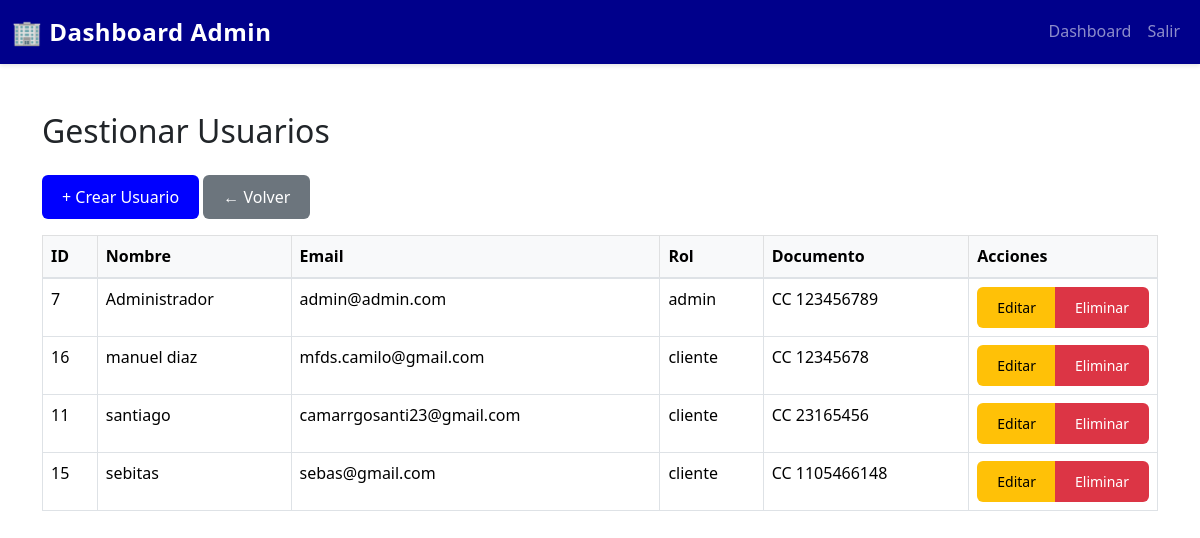
The app's page /FRONTEND/index.php?route=admin/usuario/listar (signed in), older data.
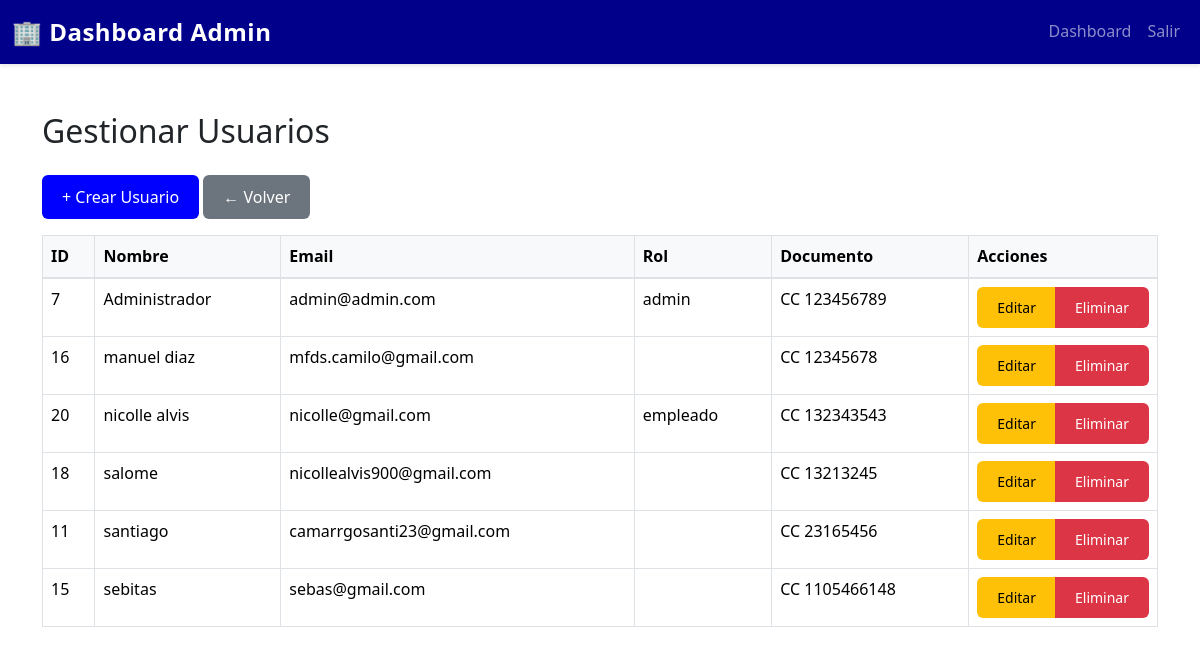
The same page, newer data.
### tables this page shows
CREATE TABLE `usuario` (
  `idUSUARIO` int(11) NOT NULL,
  `numdocUSUARIO` int(11) DEFAULT NULL,
  `tipodocumenUSUARIO` varchar(20) DEFAULT NULL,
  `nomUSUARIO` varchar(30) DEFAULT NULL,
  `direcUSUARIO` varchar(120) DEFAULT NULL,
  `telUSUARIO` int(11) DEFAULT NULL,
  `emailUSUARIO` varchar(40) DEFAULT NULL,
  `pass` varchar(255) DEFAULT NULL,
  `rolUSUARIO` enum('admin','usuario','empleado') DEFAULT 'usuario',
  `cargoUSUARIO` varchar(20) DEFAULT NULL,
  `reset_token` varchar(255) DEFAULT NULL COMMENT 'Token para recuperaci?n de contrase?a',
  `reset_token_expira` datetime DEFAULT NULL COMMENT 'Fecha de expiraci?n del token',
  `fecha_creacion` timestamp NOT NULL DEFAULT current_timestamp() COMMENT 'Fecha de creaci?n del usuario',
  `fecha_actualizacion` timestamp NOT NULL DEFAULT current_timestamp() ON UPDATE current_timestamp() COMMENT 'Fecha ?ltima actualizaci?n'
);

### FRONTEND/models/UsuarioModel.php (called while the page is built, shortened)
<?php
class UsuarioModel {
    private $db;
    public function __construct($database) {
        $this->db = $database;
    }
    public function obtenerTodos() {
        $query = "SELECT idUSUARIO, numdocUSUARIO, tipodocumenUSUARIO, nomUSUARIO,
                         direcUSUARIO, telUSUARIO, emailUSUARIO, rolUSUARIO, cargoUSUARIO
                  FROM usuario ORDER BY nomUSUARIO ASC";
        $stmt = $this->db->prepare($query);
        $stmt->execute();
        return $stmt->fetchAll(PDO::FETCH_ASSOC);
    }
}

### FRONTEND/views/admin/listar_usuarios.php (the view, shortened to what this page needs)
<?php
require_once __DIR__ . '/../../models/UsuarioModel.php';
$db = new Database();
$conn = $db->connect();
$usuarioModel = new UsuarioModel($conn);
$usuarios = $usuarioModel->obtenerTodos();
?>
<!DOCTYPE html>
<html lang="es">
<head>
    <link href="https://cdn.jsdelivr.net/npm/bootstrap@5.3.0/dist/css/bootstrap.min.css" rel="stylesheet">
    <link rel="stylesheet" href="assets/css/styles.css">
</head>
<body>
<nav class="navbar navbar-expand-lg navbar-dark bg-dark-blue">
    <div class="container-fluid">
        <a class="navbar-brand fw-bold" href="index.php?route=admin/dashboard">🏢 Dashboard Admin</a>
        <div class="collapse navbar-collapse" id="navbarNav">
            <ul class="navbar-nav ms-auto">
                <li class="nav-item"><a class="nav-link" href="index.php?route=admin/dashboard">Dashboard</a></li>
                <li class="nav-item"><a class="nav-link" href="index.php?route=logout">Salir</a></li>
            </ul>
        </div>
    </div>
</nav>
<div class="container my-5">
    <h2 class="mb-4">Gestionar Usuarios</h2>
    <a href="index.php?route=admin/usuario/crear" class="btn btn-primary mb-3">+ Crear Usuario</a>
    <a href="index.php?route=admin/dashboard" class="btn btn-secondary mb-3">← Volver</a>
    <table class="table table-bordered table-hover">
        <thead class="table-light">
            <tr>
                <th>ID</th>
                <th>Nombre</th>
                <th>Email</th>
                <th>Rol</th>
                <th>Documento</th>
                <th style="width: 150px;">Acciones</th>
            </tr>
        </thead>
        <tbody>
        <?php foreach ($usuarios as $u): ?>
            <tr>
                <td><?= $u['idUSUARIO'] ?></td>
                <td><?= $u['nomUSUARIO'] ?></td>
                <td><?= $u['emailUSUARIO'] ?></td>
                <td><?= $u['rolUSUARIO'] ?></td>
                <td><?= $u['tipodocumenUSUARIO'] . ' ' . $u['numdocUSUARIO'] ?></td>
                <td>
                    <div class="btn-group">
                    <a href="index.php?route=admin/usuario/editar&id=<?= $u['idUSUARIO'] ?>" class="btn btn-sm btn-warning">Editar</a>
                    <a href="index.php?route=admin/usuario/eliminar&id=<?= $u['idUSUARIO'] ?>" class="btn btn-sm btn-danger"
                       onclick="return confirm('¿Eliminar este usuario?');">Eliminar</a>
                    </div>
                </td>
            </tr>
        <?php endforeach; ?>
        </tbody>
    </table>
</div>
</body>
</html>

Row changes from the older to the newer data that the page shows:
changed usuario "manuel diaz": rolUSUARIO "cliente" → (not shown)
added usuario: idUSUARIO "20", nomUSUARIO "nicolle alvis", emailUSUARIO "nicolle@gmail.com", rolUSUARIO "empleado", tipodocumenUSUARIO "CC", numdocUSUARIO "132343543"
added usuario: idUSUARIO "18", nomUSUARIO "salome", emailUSUARIO "nicollealvis900@gmail.com", tipodocumenUSUARIO "CC", numdocUSUARIO "13213245"
changed usuario "santiago": rolUSUARIO "cliente" → (not shown)
changed usuario "sebitas": rolUSUARIO "cliente" → (not shown)
